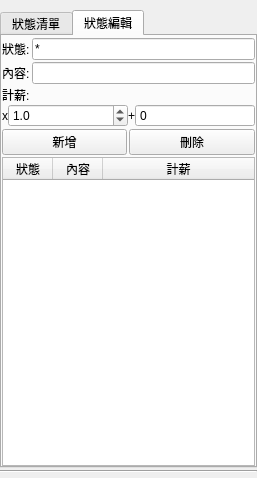
<?xml version="1.0" encoding="UTF-8"?>
<ui version="4.0">
 <class>ItemScheduleStatus</class>
 <widget class="QWidget" name="ItemScheduleStatus">
  <property name="geometry">
   <rect>
    <x>0</x>
    <y>0</y>
    <width>257</width>
    <height>478</height>
   </rect>
  </property>
  <property name="windowTitle">
   <string>Form</string>
  </property>
  <layout class="QGridLayout" name="gridLayout">
   <property name="leftMargin">
    <number>0</number>
   </property>
   <property name="topMargin">
    <number>10</number>
   </property>
   <property name="rightMargin">
    <number>0</number>
   </property>
   <property name="bottomMargin">
    <number>5</number>
   </property>
   <property name="horizontalSpacing">
    <number>0</number>
   </property>
   <property name="verticalSpacing">
    <number>2</number>
   </property>
   <item row="1" column="0">
    <widget class="Line" name="line">
     <property name="orientation">
      <enum>Qt::Horizontal</enum>
     </property>
    </widget>
   </item>
   <item row="0" column="0">
    <widget class="QTabWidget" name="tabWidget">
     <property name="currentIndex">
      <number>1</number>
     </property>
     <widget class="QWidget" name="tab0">
      <attribute name="title">
       <string>狀態清單</string>
      </attribute>
      <layout class="QGridLayout" name="gridLayout_2">
       <property name="leftMargin">
        <number>0</number>
       </property>
       <property name="topMargin">
        <number>0</number>
       </property>
       <property name="rightMargin">
        <number>0</number>
       </property>
       <property name="bottomMargin">
        <number>0</number>
       </property>
       <property name="spacing">
        <number>0</number>
       </property>
       <item row="0" column="0">
        <widget class="QTableWidget" name="tb">
         <property name="editTriggers">
          <set>QAbstractItemView::NoEditTriggers</set>
         </property>
         <property name="selectionBehavior">
          <enum>QAbstractItemView::SelectRows</enum>
         </property>
         <attribute name="horizontalHeaderVisible">
          <bool>false</bool>
         </attribute>
         <attribute name="horizontalHeaderDefaultSectionSize">
          <number>40</number>
         </attribute>
         <attribute name="horizontalHeaderStretchLastSection">
          <bool>true</bool>
         </attribute>
         <attribute name="verticalHeaderVisible">
          <bool>false</bool>
         </attribute>
         <column>
          <property name="text">
           <string>狀態</string>
          </property>
         </column>
         <column>
          <property name="text">
           <string>內容</string>
          </property>
         </column>
        </widget>
       </item>
      </layout>
     </widget>
     <widget class="QWidget" name="tab1">
      <attribute name="title">
       <string>狀態編輯</string>
      </attribute>
      <layout class="QGridLayout" name="gridLayout_3">
       <property name="leftMargin">
        <number>0</number>
       </property>
       <property name="topMargin">
        <number>0</number>
       </property>
       <property name="rightMargin">
        <number>0</number>
       </property>
       <property name="bottomMargin">
        <number>0</number>
       </property>
       <property name="spacing">
        <number>2</number>
       </property>
       <item row="1" column="0">
        <widget class="QPushButton" name="btnAdd">
         <property name="text">
          <string>新增</string>
         </property>
        </widget>
       </item>
       <item row="1" column="1">
        <widget class="QPushButton" name="btnDel">
         <property name="text">
          <string>刪除</string>
         </property>
        </widget>
       </item>
       <item row="0" column="0" colspan="2">
        <widget class="QWidget" name="widget_5" native="true">
         <layout class="QVBoxLayout" name="verticalLayout_3">
          <property name="spacing">
           <number>0</number>
          </property>
          <property name="leftMargin">
           <number>0</number>
          </property>
          <property name="topMargin">
           <number>0</number>
          </property>
          <property name="rightMargin">
           <number>0</number>
          </property>
          <property name="bottomMargin">
           <number>0</number>
          </property>
          <item>
           <widget class="QWidget" name="widget_2" native="true">
            <layout class="QFormLayout" name="formLayout">
             <property name="horizontalSpacing">
              <number>2</number>
             </property>
             <property name="verticalSpacing">
              <number>2</number>
             </property>
             <property name="leftMargin">
              <number>0</number>
             </property>
             <property name="topMargin">
              <number>2</number>
             </property>
             <property name="rightMargin">
              <number>0</number>
             </property>
             <property name="bottomMargin">
              <number>2</number>
             </property>
             <item row="0" column="0">
              <widget class="QLabel" name="label">
               <property name="text">
                <string>狀態:</string>
               </property>
              </widget>
             </item>
             <item row="0" column="1">
              <widget class="QLineEdit" name="txTitle">
               <property name="text">
                <string>*</string>
               </property>
               <property name="maxLength">
                <number>6</number>
               </property>
              </widget>
             </item>
             <item row="1" column="0">
              <widget class="QLabel" name="label_3">
               <property name="text">
                <string>內容:</string>
               </property>
              </widget>
             </item>
             <item row="1" column="1">
              <widget class="QLineEdit" name="txContent"/>
             </item>
            </layout>
           </widget>
          </item>
          <item>
           <widget class="QWidget" name="widget_3" native="true">
            <property name="minimumSize">
             <size>
              <width>0</width>
              <height>40</height>
             </size>
            </property>
            <layout class="QGridLayout" name="gridLayout_7">
             <property name="leftMargin">
              <number>0</number>
             </property>
             <property name="topMargin">
              <number>0</number>
             </property>
             <property name="rightMargin">
              <number>0</number>
             </property>
             <property name="bottomMargin">
              <number>0</number>
             </property>
             <property name="spacing">
              <number>0</number>
             </property>
             <item row="1" column="3">
              <widget class="QSpinBox" name="spAdd">
               <property name="buttonSymbols">
                <enum>QAbstractSpinBox::NoButtons</enum>
               </property>
               <property name="maximum">
                <number>10000</number>
               </property>
              </widget>
             </item>
             <item row="1" column="0">
              <widget class="QLabel" name="label_6">
               <property name="sizePolicy">
                <sizepolicy hsizetype="Fixed" vsizetype="Preferred">
                 <horstretch>0</horstretch>
                 <verstretch>0</verstretch>
                </sizepolicy>
               </property>
               <property name="text">
                <string>x</string>
               </property>
               <property name="alignment">
                <set>Qt::AlignRight|Qt::AlignTrailing|Qt::AlignVCenter</set>
               </property>
              </widget>
             </item>
             <item row="1" column="2">
              <widget class="QLabel" name="label_7">
               <property name="sizePolicy">
                <sizepolicy hsizetype="Fixed" vsizetype="Preferred">
                 <horstretch>0</horstretch>
                 <verstretch>0</verstretch>
                </sizepolicy>
               </property>
               <property name="text">
                <string>+</string>
               </property>
              </widget>
             </item>
             <item row="0" column="0" colspan="3">
              <widget class="QLabel" name="label_4">
               <property name="text">
                <string>計薪:</string>
               </property>
              </widget>
             </item>
             <item row="1" column="1">
              <widget class="QDoubleSpinBox" name="spX">
               <property name="decimals">
                <number>1</number>
               </property>
               <property name="minimum">
                <double>0.000000000000000</double>
               </property>
               <property name="maximum">
                <double>10.000000000000000</double>
               </property>
               <property name="value">
                <double>1.000000000000000</double>
               </property>
              </widget>
             </item>
            </layout>
           </widget>
          </item>
         </layout>
        </widget>
       </item>
       <item row="2" column="0" colspan="2">
        <widget class="QTableWidget" name="tbEdit">
         <property name="styleSheet">
          <string notr="true">font: 10pt &quot;Microsoft JhengHei UI&quot;;</string>
         </property>
         <property name="editTriggers">
          <set>QAbstractItemView::NoEditTriggers</set>
         </property>
         <attribute name="horizontalHeaderDefaultSectionSize">
          <number>50</number>
         </attribute>
         <attribute name="horizontalHeaderStretchLastSection">
          <bool>true</bool>
         </attribute>
         <attribute name="verticalHeaderVisible">
          <bool>false</bool>
         </attribute>
         <column>
          <property name="text">
           <string>狀態</string>
          </property>
         </column>
         <column>
          <property name="text">
           <string>內容</string>
          </property>
         </column>
         <column>
          <property name="text">
           <string>計薪</string>
          </property>
         </column>
        </widget>
       </item>
      </layout>
     </widget>
    </widget>
   </item>
  </layout>
 </widget>
 <resources/>
 <connections/>
</ui>
